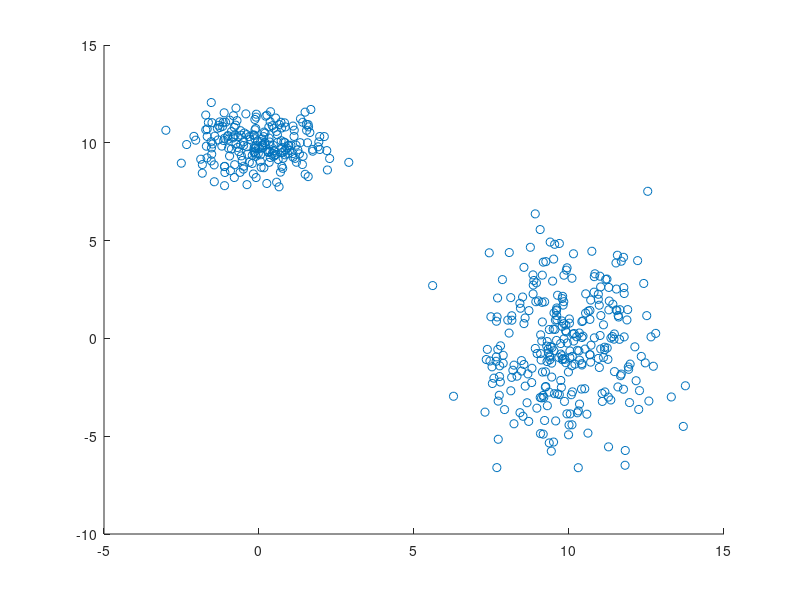

Here is the MATLAB script that generated this plot:
close all;

w1 = rand;
mu1 = [0, 10];
mu2 = [10, 0];
Sigma1 = [1, 0; 0, 1];
Sigma2 = [2, 0; 0, 6];
X = [];
L = [];
hold on;
for i = 1:500
    w = rand;
    if w >= w1
        X = [X mvnrnd(mu1, Sigma1)'];
        L = [L 1];
    else
        X = [X mvnrnd(mu2, Sigma2)'];
        L = [L 2];
    end
end
scatter(X(1,:), X(2,:));
D = size(X, 1);
N = size(X, 2);
K = 2;
Y = randi([1, K], 1, N);
    
